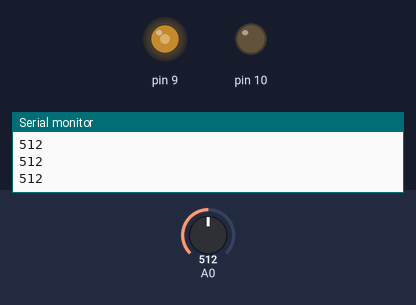
Recording of a sketch running on a simulated Arduino Uno, built with avr-gcc and run on an emulated ATmega328P. Parts: output pins drawn as LEDs (lit = HIGH), the last lines printed to the serial monitor. The test bench sets the inputs (shaded band); at power-on: A0 = 512.

Above: at 1.2 s.
1.3 s: A0 set to 716
At 1.8 s:
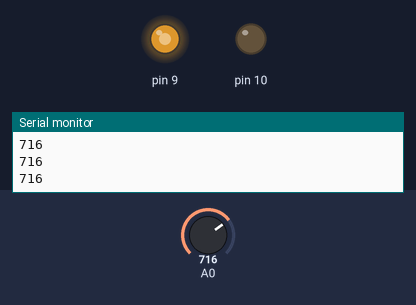
2.8 s: A0 set to 900
At 3.3 s:
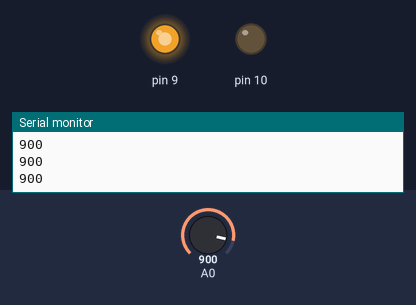
4.3 s: A0 set to 122
At 4.9 s:
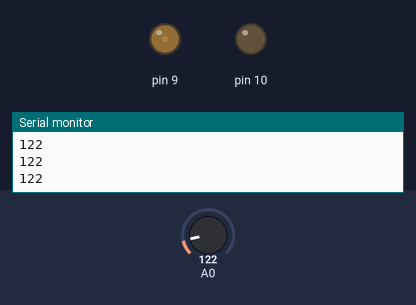
5.8 s: A0 set to 0
At 6.4 s:
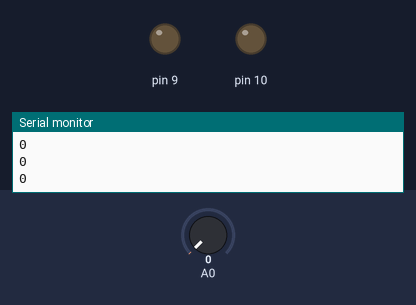
7.3 s: A0 set to 511
At 7.8 s:
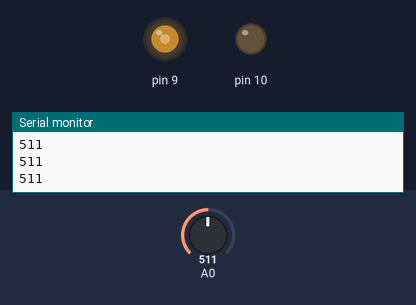
Timing chart, 0 to 9.8 s (numbered marks = the images above; inputs shaded):
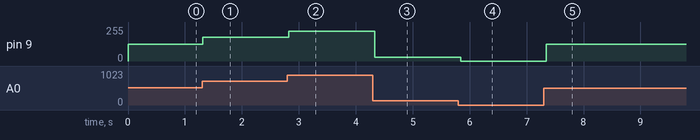

The sketch:

pwm_with_pot.ino
```cpp
/*PWM Pins for Atmega 328
9
10
11
3
5
6
*/

void setup()
{
  Serial.begin(9600);
  pinMode(A0,INPUT);
  pinMode(9,OUTPUT);
  pinMode(10,OUTPUT);

}

void loop()
{
   int a=analogRead(A0);
   int pwm = map(a, 0, 1024, 0, 255);
   Serial.println(a);

   analogWrite(9,pwm);
   analogWrite(10,0);
   delay(50);

}
```

Measured:
- after the input at 1.3 s, pin 9: 127/255 → 178/255 at once
- after the input at 2.8 s, pin 9: 178/255 → 224/255 at once
- after the input at 4.3 s, pin 9: 224/255 → 30/255 at once
- after the input at 5.8 s, pin 9: 30/255 → 0/255 at once
- after the input at 7.3 s, pin 9: 0/255 → 127/255 after 0.05 s
